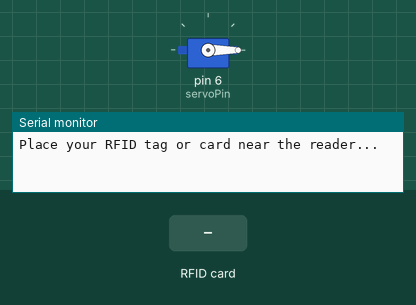
The sketch below on a simulated Arduino Uno, built with avr-gcc and run on an emulated ATmega328P. Shown: servo, the last lines printed to the serial monitor. The test bench sets the inputs (shaded band).

Above: at 1.2 s.
1.3 s: RFID card E3 F1 BD 0E held to the reader
At 1.7 s:
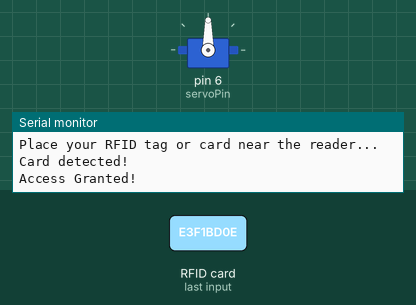
Timing chart, 0 to 7.8 s (numbered marks = the images above; inputs shaded):
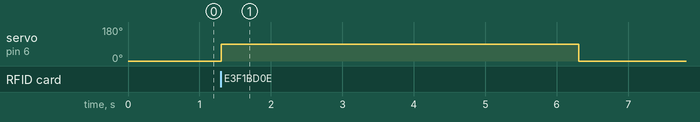

Measured:
- after the input at 1.3 s, servo on pin 6 (servoPin): 0° → 90° at once, → 0° 5.0 s later

The sketch:

rfid_servo_complete.ino
```cpp
#include <SPI.h>
#include <MFRC522.h>
#include <Servo.h>

// RFID Reader Pins
#define RST_PIN 9  // Reset pin
#define SDA_PIN 10 // SDA pin

MFRC522 rfid(SDA_PIN, RST_PIN);

// Servo Setup
Servo myServo;
int servoPin = 6;

// Authorized UIDs (Replace with your tag and card UIDs)
byte authorizedUIDs[][8] = {
  {0xE3, 0xF1, 0xBD, 0xE},  // Tag UID
  {0xD6, 0x53, 0x29, 0xF9} // Card UID
};
const int numAuthorizedUIDs = sizeof(authorizedUIDs) / sizeof(authorizedUIDs[0]);

void setup() {
  Serial.begin(9600);

  // Initialize RFID reader
  SPI.begin();
  rfid.PCD_Init();
  Serial.println("Place your RFID tag or card near the reader...");

  // Initialize servo
  myServo.attach(servoPin);
  myServo.write(0); // Start locked (0 degrees)
}

void loop() {
  // Check for a new card
  if (!rfid.PICC_IsNewCardPresent() || !rfid.PICC_ReadCardSerial()) {
    return;
  }

  Serial.println("Card detected!");

  // Compare scanned UID with authorized UIDs
  if (isAuthorized(rfid.uid.uidByte, rfid.uid.size)) {
    Serial.println("Access Granted!");
    myServo.write(90); // Unlock position (90 degrees)
    delay(5000);       // Keep unlocked for 5 seconds
    myServo.write(0);  // Lock again (0 degrees)
  } else {
    Serial.println("Access Denied!");
  }

  // Halt RFID card detection
  rfid.PICC_HaltA();
}

bool isAuthorized(byte *uid, byte uidSize) {
  for (int i = 0; i < numAuthorizedUIDs; i++) {
    bool match = true;
    for (byte j = 0; j < uidSize; j++) {
      if (uid[j] != authorizedUIDs[i][j]) {
        match = false;
        break;
      }
    }
    if (match) {
      return true; // Match found
    }
  }
  return false; // No match
}
```
